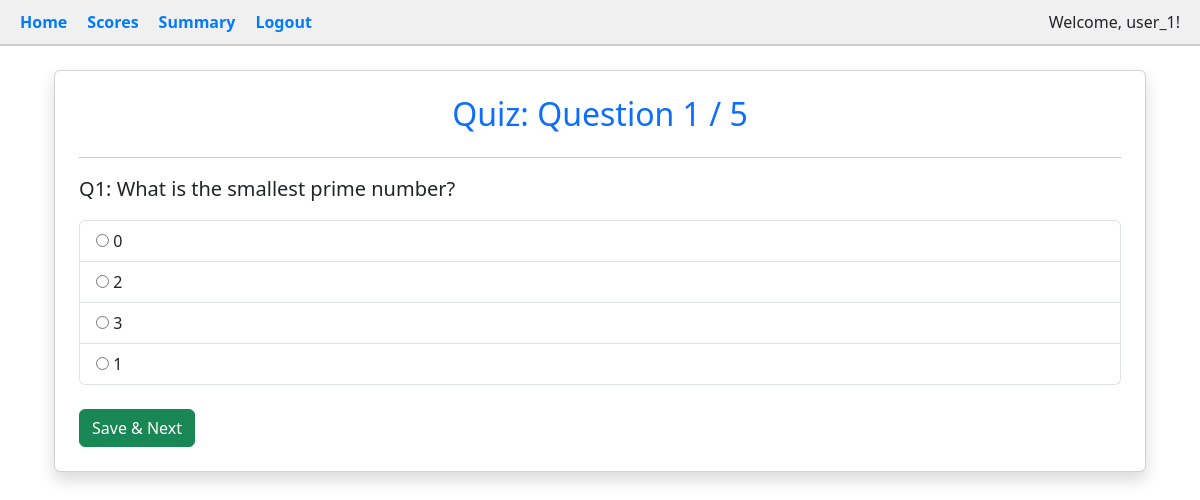
/start_quiz/113 (signed in), run on the app's committed database.
### tables this page shows
CREATE TABLE questions (
            id INTEGER PRIMARY KEY AUTOINCREMENT,
            quiz_id INTEGER NOT NULL,
            chapter_id INTEGER NOT NULL,
            title TEXT NOT NULL,
            statement TEXT NOT NULL,
            option1 TEXT NOT NULL,
            option2 TEXT NOT NULL,
            option3 TEXT NOT NULL,
            option4 TEXT NOT NULL,
            correct_option INTEGER NOT NULL CHECK(correct_option BETWEEN 1 AND 4),
            FOREIGN KEY (quiz_id) REFERENCES quizzes(id) ON DELETE CASCADE,
            FOREIGN KEY (chapter_id) REFERENCES chapters(id) ON DELETE CASCADE
        );

### app.py (the view)
@app.route('/start_quiz/<int:quiz_id>')
@app.route('/start_quiz/<int:quiz_id>/<int:q_no>')
def start_quiz(quiz_id, q_no=0):
    user_id = session.get('user_id')
    if not user_id:
        flash("Please log in first.", "warning")
        return redirect(url_for('login'))
    conn = sqlite3.connect('instance/quiz_master.db')
    cur = conn.cursor()
    cur.execute("SELECT COUNT(*) FROM scores WHERE quiz_id = ? AND user_id = ?", (quiz_id, user_id))
    attempt_count = cur.fetchone()[0]
    if attempt_count > 0:
        flash("You have already attempted this quiz.", "danger")
        conn.close()
        return redirect(url_for("user_dashboard"))
    if 'attempt_id' not in session or q_no == 0:
        session['attempt_id'] = int(time.time())
    attempt_id = session['attempt_id']
    cur.execute("SELECT id, statement, option1, option2, option3, option4 FROM questions WHERE quiz_id = ? ORDER BY id", (quiz_id,))
    questions = cur.fetchall()
    conn.close()
    if not questions:
        flash("No questions available for this quiz.", "danger")
        return redirect(url_for("user_dashboard"))
    if q_no >= len(questions):
        return redirect(url_for("quiz_summary", quiz_id=quiz_id))
    current_question = questions[q_no]
    return render_template(
        "quiz_attempt.html",
        quiz_id=quiz_id,
        attempt_id=attempt_id,
        q_no=q_no,
        question=current_question,
        total_questions=len(questions)
    )

### app.py (called while the page is built)
@app.teardown_appcontext
def close_connection(_):
    db = getattr(g, '_database', None)
    if db is not None:
        db.close()

### templates/quiz_attempt.html (shortened to what this page needs)
{% extends "user_base.html" %}
{% block content %}
<div class="container mt-4">
    <div class="card shadow p-4">
        <h2 class="text-center text-primary">Quiz: Question {{ q_no + 1 }} / {{ total_questions }}</h2>
        <hr>
        <form method="POST" action="{{ url_for('next_question', quiz_id=quiz_id, q_no=q_no) }}">
            <p class="lead"><strong>Q{{ q_no+1 }}:</strong> {{ question[1] }}</p>
            <div class="list-group">
                <label class="list-group-item">
                    <input type="radio" name="answer" value="1" required> {{ question[2] }}
                </label>
                <label class="list-group-item">
                    <input type="radio" name="answer" value="2"> {{ question[3] }}
                </label>
                <label class="list-group-item">
                    <input type="radio" name="answer" value="3"> {{ question[4] }}
                </label>
                <label class="list-group-item">
                    <input type="radio" name="answer" value="4"> {{ question[5] }}
                </label>
            </div>
            <div class="d-flex justify-content-between mt-4">
                <button type="submit" class="btn btn-success">Save & Next</button>
            </div>
        </form>
    </div>
</div>
{% endblock %}

### data on the page
questions: statement "What is the smallest prime number?", option1 "0", option2 "2", option3 "3", option4 "1"

### other printed values
{{ session['user_name'] }} "user_1"
{{ q_no + 1 }} "1"
{{ total_questions }} "5"
{{ q_no+1 }} "1"
